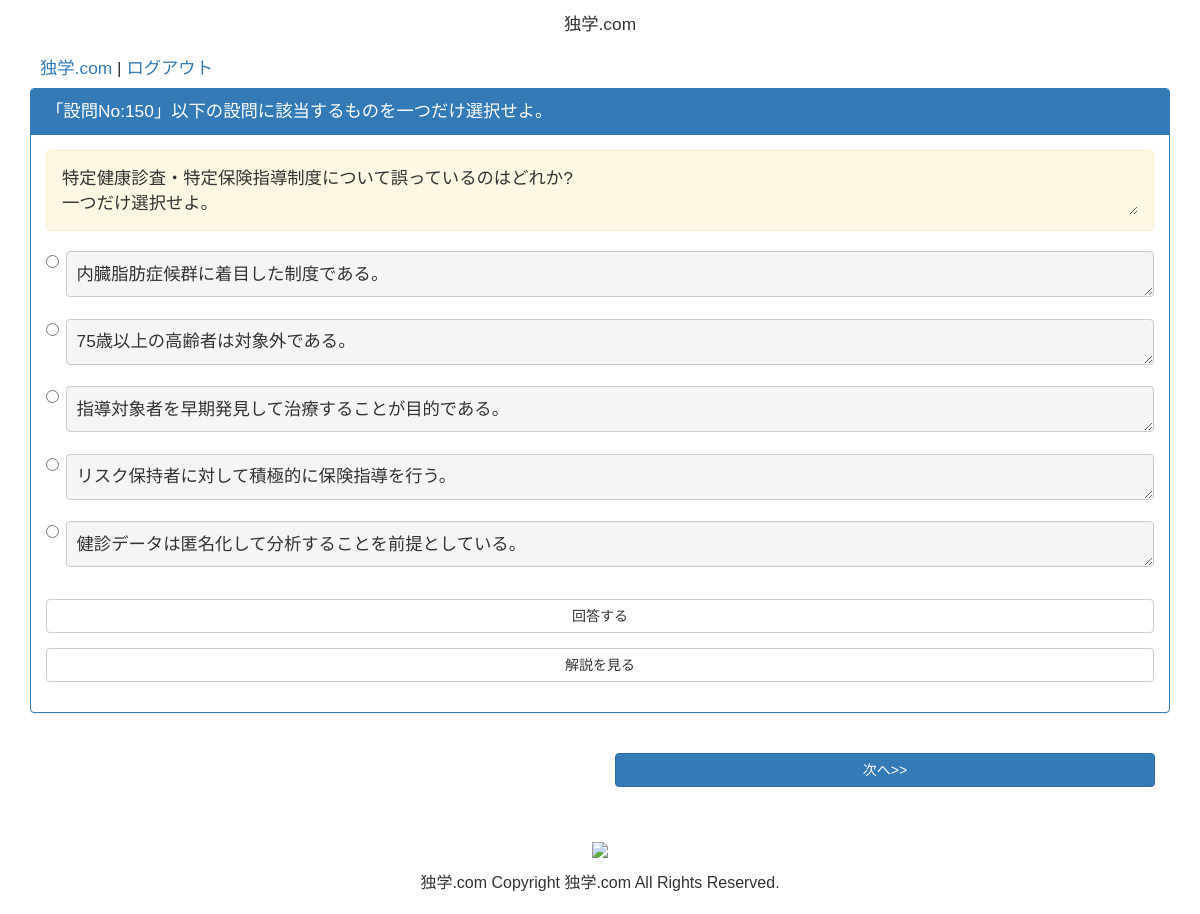
/open/index/26, run on the app's committed database.
### tables this page shows
CREATE TABLE `question_table` (
  `question_id` bigint(20) unsigned NOT NULL AUTO_INCREMENT,
  `question_title` text,
  `question_text` text,
  `choice_list` longtext,
  `choice_number` text,
  `question_type` int(11) DEFAULT NULL,
  `explanation_text` longtext,
  `project_id` bigint(20) unsigned NOT NULL DEFAULT '0',
  `create_time` timestamp NULL DEFAULT NULL ON UPDATE CURRENT_TIMESTAMP,
  `update_time` timestamp NULL DEFAULT NULL,
  `delete_flag` int(11) unsigned NOT NULL DEFAULT '0' COMMENT '削除フラグ 0 => 生存, 1 => 論理削除',
  PRIMARY KEY (`question_id`)
);

### application/controllers/Open.php (called while the page is built, shortened)
<?php
class Open extends CI_Controller {
    public function __construct()
    {
        $this->load->database();
        $this->load->library("session");
        $this->load->helper('url');
        $this->load->model('Project');
        $this->data= [];
        $this->data["mainHeader"] = "独学.com";
        $this->data["title"] = "独学.com";
        $this->data["footer"] = "独学.com Copyright 独学.com All Rights Reserved.";
        $this->data["https"] = $this->input->server("HTTPS");
    }
    public function index($projectId = null, $page = null)
    {
        try{
            $projectId = (int)$projectId;
            $questionIdList = $this->Project->getSelectedProjectQuestionIdList($projectId);
            $page = (int)$page;
            $sessionData = $this->session->all_userdata();
            if($page === 0){
                $this->session->set_userdata("questionIdList", $questionIdList);
                $sessionData = $this->session->all_userdata();
                $page = 0;
            }else{
                if(array_key_exists("questionIdList", $sessionData) === false){
                    redirect("/open/index/{$projectId}/");
                    exit();
                }
                $sessionData = $this->session->get_userdata("questionIdList", $questionIdList);
            }
            $questionIdList = $sessionData["questionIdList"];
            $res = $this->Project->getSelectedTargetQuestionData($projectId, $questionIdList[$page]);
            $this->session->set_userdata("referer", "/admin/oneQuestion/{$projectId}/{$page}");
            $questionIdList = $this->session->userdata("questionIdList");
            $nowNumber = $questionIdList[$page];
            $this->data["questionList"] = $res;
            $this->data["page"] = $page;
            $this->data["nowNumber"] = $nowNumber;
            $this->data["questionIdList"] = $questionIdList;
            $this->data["projectId"] = $projectId;
            $this->load->view('common/header', $this->data);
            $this->load->view('open/index', $this->data);
            $this->load->view('common/footer', $this->data);
        }catch(Exception $e){
            $this->data["errorMessage"] = $e->getMessage();
            $this->load->view('common/header', $this->data);
            $this->load->view('error/index', $this->data);
            $this->load->view('common/footer', $this->data);
        }
    }
}

### index.php (called while the page is built, shortened)
<?php
require_once BASEPATH.'core/CodeIgniter.php';

### application/models/Project.php (called while the page is built, shortened)
<?php
class Project extends CI_Model {
    public function getSelectedTargetQuestionData($projectId = null, $questionId = null)
    {
        try{
            $this->db->where("project_id", $projectId);
            $this->db->where("question_id", $questionId);
            $this->db->from("question_table");
            $this->db->join("question_type_table", "question_table.question_type = question_type_table.type_id");
            $res = $this->db->get();
            $res = $res->result();
            $res = $res[0];
            $res->choice_number = json_decode($res->choice_number, true);
            $res->choice_list = json_decode($res->choice_list, true);
            shuffle($res->choice_list);
            return $res;
        }catch(Exception $e){
            throw new Exception($e->getMessage());
        }
    }
    public function getSelectedProjectQuestionIdList($projectId = null)
    {
        try{
            $deleteFlag = 0;
            $this->db->where("project_id", $projectId);
            $this->db->where("delete_flag", $deleteFlag);
            $this->db->select("question_id");
            $res = $this->db->get("question_table");
            $res = $res->result();
            $questionIdList = array();
            foreach($res as $key => $value){
                $questionIdList[] = $value->question_id;
            }
            shuffle($questionIdList);
            return $questionIdList;
        }catch(Exception $e){
            throw new Exception($e->getMessage());
        }
    }
}

### application/views/open/index.php (the view, shortened to what this page needs)
<div class="innerTemplate">
    <div class="panel panel-primary">
        <div class="panel-heading">
            「設問No:<?php print($questionList->question_id); ?>」<?php print($questionList->question_title); ?>
        </div>
        <div class="panel-body">
            <div class="panel-body alert alert-warning alert-dismissible">
                <pre class="resetClass"><?php print(htmlspecialchars($questionList->question_text, ENT_QUOTES)); ?></pre>
            </div>
            <span class="selectRespond">
            <?php foreach($questionList->choice_list as $innerKey => $innerValue){ ?>
                <div class="<?php print ($questionList->type_attr); ?>">
                    <label for="answerList0_<?php print($innerKey); ?>">
                        <input class="" id="answerList0_<?php print($innerKey); ?>" name="answerList" value="<?php print(htmlspecialchars($innerValue["choiceNumber"])); ?>" type="<?php print ($questionList->type_attr); ?>">
                        <pre class="inputClick"><?php print(htmlspecialchars($innerValue["choiceText"], ENT_QUOTES, "UTF-8")); ?></pre>
                    </label>
                </div>
            <?php } ?>
            </span>
            <form action="#" name="" method="post">
                <input type="button" class="btn btn-default btn-group-justified projectBox getRespondButton" value="回答する" id="respondBox" />
            </form>
            <form action="#" name="" method="post">
                <input type="button" class="btn btn-default btn-group-justified projectBox getExplanationText" value="解説を見る" />
            </form>
        </div>
    </div>
</div>
<div class="col-md-6 margin-bottom margin-top">
</div>
<div class="col-md-6 margin-bottom margin-top">
    <?php if($page + 1 <=  count($questionIdList) -1) { ?>
    <a href="/open/index/<?php print($projectId); ?>/<?php print($page + 1); ?>/next" class="btn btn-primary btn-group-justified">次へ>></a>
    <?php } ?>
</div>
<div class="clearfix"></div>

### css/main.css (style rules this page uses)
* { margin: 0; padding: 0; }
*, h1, h2, h3, h4, h5, body, div, pre, p { font-size: 13pt; font-weight: normal; font-family: "Lucida Grande","Hiragino Kaku Gothic ProN","ヒラギノ角ゴ ProN",Meiryo,メイリオ,sans-serif; resize: vertical; }
body { width: 100%; height: auto; }
.projectBox { margin: 15px 0px 15px 0px; }
pre { width: 100%; font-size: 13pt; cursor: pointer; font-family: "Lucida Grande","Hiragino Kaku Gothic ProN","ヒラギノ角ゴ ProN W3",Meiryo,メイリオ,sans-serif; }
label { width: 100%; cursor: pointer; }
.resetClass { border: 0; padding: 0; margin: 0; background-color: transparent; cursor: cursor; }
.margin-bottom { margin-bottom: 20px; }
.margin-top { margin-top: 20px; }

### data on the page
question_table: question_id "150", question_title "以下の設問に該当するものを一つだけ選択せよ。", question_text "特定健康診査・特定保険指導制度について誤っているのはどれか? 一つだけ選択せよ。"

### other printed values
$mainHeader "独学.com"
$innerValue["choiceText"] "内臓脂肪症候群に着目した制度である。"
$innerValue["choiceText"] "75歳以上の高齢者は対象外である。"
$innerValue["choiceText"] "指導対象者を早期発見して治療することが目的である。"
$innerValue["choiceText"] "リスク保持者に対して積極的に保険指導を行う。"
$innerValue["choiceText"] "健診データは匿名化して分析することを前提としている。"
$footer "独学.com Copyright 独学.com All Rights Reserved."
